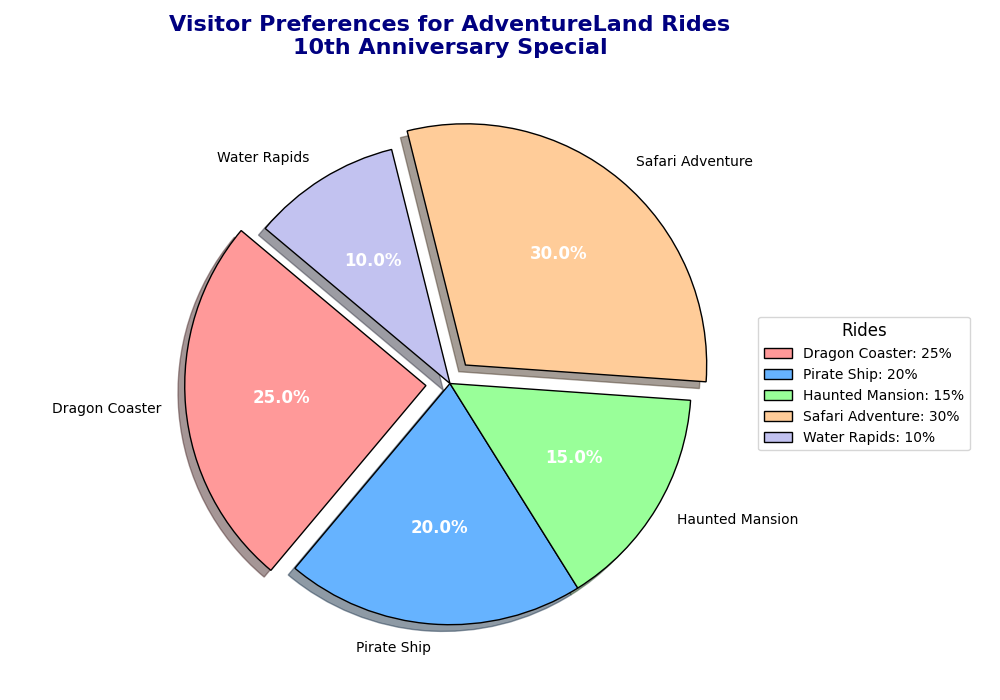

Write the Python code that produced this figure.
import matplotlib.pyplot as plt
import numpy as np

# Backstory:
# AdventureLand is a theme park with multiple popular rides. To celebrate its 10th anniversary, the park management wants to showcase the popularity of its rides based on visitor preferences over the past decade.

# Data for the pie chart
ride_names = ['Dragon Coaster', 'Pirate Ship', 'Haunted Mansion', 'Safari Adventure', 'Water Rapids']
visitor_percentage = [25, 20, 15, 30, 10]
colors = ['#ff9999','#66b3ff','#99ff99','#ffcc99','#c2c2f0']

# Setup the figure
fig, ax = plt.subplots(figsize=(10, 7))

# Create the pie chart
wedges, texts, autotexts = ax.pie(
    visitor_percentage,
    labels=ride_names,
    autopct='%1.1f%%',
    startangle=140,
    colors=colors,
    wedgeprops=dict(edgecolor='black'),
    explode=(0.1, 0, 0, 0.1, 0),
    shadow=True
)

# Improve text/annotation appearance
plt.setp(autotexts, size=12, weight="bold", color="white")
plt.setp(texts, size=10)

# Set main title and sub-title
plt.title('Visitor Preferences for AdventureLand Rides\n10th Anniversary Special', fontsize=16, fontweight='bold', color='navy', pad=20)

# Add a legend
ax.legend(
    wedges, 
    [f"{ride}: {percentage}%" for ride, percentage in zip(ride_names, visitor_percentage)], 
    title="Rides", 
    loc="center left", 
    bbox_to_anchor=(1, 0, 0.5, 1),
    fontsize=10,
    title_fontsize=12
)

# Equal aspect ratio ensures that pie is drawn as a circle
ax.set_aspect('equal')

# Adjust layout
plt.tight_layout()

# Display the chart
plt.show()
